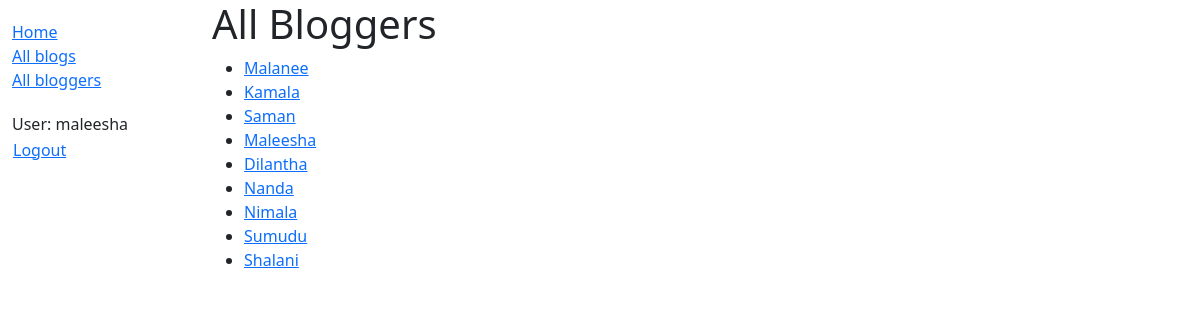
Screenshot of /blog/bloggers/ (signed in) with the database file from the repository.
### blog/models.py (models this page shows, shortened)
class Blogger(models.Model):
    first_name = models.CharField(max_length=100)
    last_name = models.CharField(max_length=100)
    bio = models.TextField(
        blank=True,
        help_text="Enter a brief biography of the blogger"
    )
    date_of_birth = models.DateField(null=True, blank=True)
    date_of_death = models.DateField('Died', null=True, blank=True)
    class Meta:
        ordering = ['last_name', 'first_name']
    def get_absolute_url(self):
        return reverse('blogger-detail', args=[str(self.id)])

### blog/views.py (the view)
# urls.py: path('bloggers/', views.BloggerListView.as_view(), name='bloggers'),
class BloggerListView(generic.ListView):
    model = Blogger

### blog/templates/blog/blogger_list.html (shortened to what this page needs)
{% extends "base_generic.html" %}
{% block content %}
  <h1>All Bloggers</h1>
  {% if blogger_list %}
    <ul>
      {% for blogger in blogger_list %}
      <li>
        <a href="{{ blogger.get_absolute_url }}">{{ blogger.first_name }}</a>
      </li>
      {% endfor %}
    </ul>
  {% else %}
    <p>There are no blogger in the Blog.</p>
  {% endif %}
{% endblock %}

### blog/templates/base_generic.html (shortened to what this page needs)
<!doctype html>
<html lang="en">
  <head>
    <link href="https://cdn.jsdelivr.net/npm/bootstrap@5.3.3/dist/css/bootstrap.min.css"
      rel="stylesheet"
>
    {% load static %}
    <link rel="stylesheet" href="{% static 'css/styles.css' %}" />
  </head>
  <body>
    <div class="container-fluid">
      <div class="row">
        <div class="col-sm-2">
          {% block sidebar %}
            <ul class="sidebar-nav">
                <li><a href="{% url 'index' %}">Home</a></li>
                <li><a href="{% url 'blogs' %}">All blogs</a></li>
                <li><a href="{% url 'bloggers' %}">All bloggers</a></li>
            </ul>
            <ul class="sidebar-nav">
             {% if user.is_authenticated %}
               <li>User: {{ user.get_username }}</li>
               <li>
                 <form id="logout-form" method="post" action="{% url 'logout' %}">
                   <button type="submit" class="btn btn-link">Logout</button>
                 </form>
               </li>
             {% else %}
               <li><a href="{% url 'login' %}?next={{ request.path }}">Login</a></li>
             {% endif %}
            </ul>
          {% endblock %}
        </div>
        <div class="col-sm-10 ">{% block content %}{% endblock %}</div>
      </div>
    </div>
  </body>
</html>

### blog/static/css/styles.css (style rules this page uses)
.sidebar-nav { margin-top: 20px; padding: 0; list-style: none; }
#logout-form { display: inline; }
#logout-form button { padding: 0; margin: 0; }

### rows the page displays
Blogger: first_name "Malanee"
Blogger: first_name "Kamala"
Blogger: first_name "Saman"
Blogger: first_name "Maleesha"
Blogger: first_name "Dilantha"
Blogger: first_name "Nanda"
Blogger: first_name "Nimala"
Blogger: first_name "Sumudu"
Blogger: first_name "Shalani"

### other values shown
{{ user.get_username }} "maleesha"
